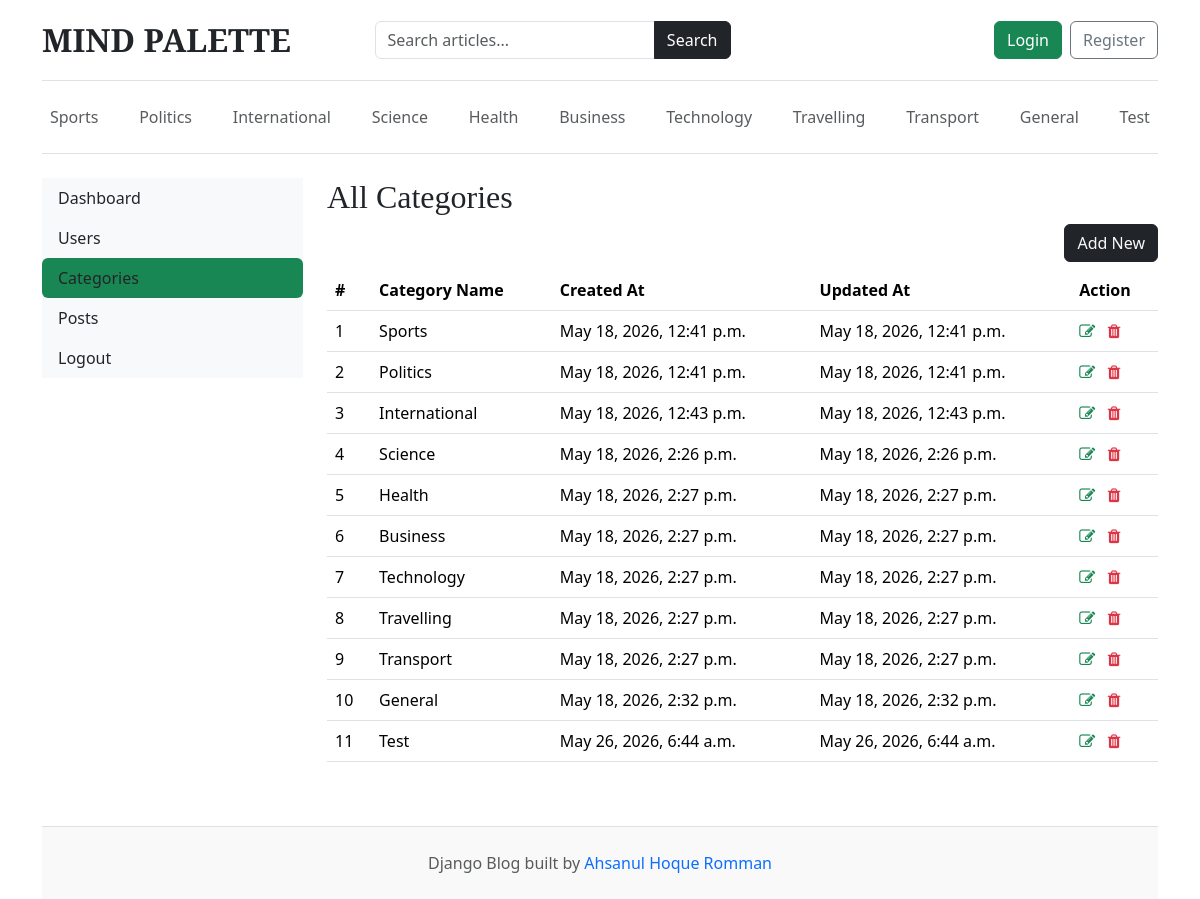
/dashboard/categories/, run on the app's committed database.
### blogs/models.py (models this page shows)
class Category(models.Model):
    category_name = models.CharField(max_length=80, unique=True)
    created_at = models.DateTimeField(auto_now_add=True)
    updated_at = models.DateTimeField(auto_now=True)
    class Meta:
        verbose_name_plural = 'Categories'
    def __str__(self):
        return self.category_name

### dashboards/views.py (the view)
# urls.py: path('categories/', views.categories, name='categories'),
def categories(request):
    return render(request, 'dashboard/categories.html')

### blogs/context_processors.py (called while the page is built)
def get_categories(request):
    categories = Category.objects.all()
    return dict (categories=categories)

def get_SocialLinks(request):
    social_links = SocialLinks.objects.all()
    return dict(social_links = social_links)

### templates/dashboard/categories.html (shortened to what this page needs)
{% extends 'base.html' %}
{% block content %}
<div class="row">
    {% include 'dashboard/sidebar.html' %}
    <div class="col-md-9">
        <h2>All Categories</h2>
        <a href="{% url "add_category" %}" class="btn btn-dark text-light float-end mb-2">Add New</a>
        <table class="table table-hover">
            <thead>
              <tr>
                <th>#</th>
                <th>Category Name</th>
                <th>Created At</th>
                <th>Updated At</th>
                <th>Action</th>
              </tr>
            </thead>
            <tbody>
            {% for cat in categories %}
              <tr>
                <td>{{ forloop.counter }}</td>
                <td>{{ cat }}</td>
                <td>{{ cat.created_at }}</td>
                <td>{{ cat.updated_at }}</td>
                <td>
                    <a href=""><i class="fa fa-edit text-success"></i></a>
                    <a href=""><i class="fa fa-trash text-danger"></i></a>
                </td>
              </tr>
            {% endfor %}
            </tbody>
          </table>
    </div>
</div>
{% endblock %}

### templates/base.html (shortened to what this page needs)
{% load static %}
<!DOCTYPE html>
<html lang="en">
<head>
    <link href="https://cdn.jsdelivr.net/npm/bootstrap@5.3.7/dist/css/bootstrap.min.css"
          rel="stylesheet">
    <link href="{% static 'css/blog.css' %}"
          rel="stylesheet">
    <link rel="stylesheet" href="https://cdnjs.cloudflare.com/ajax/libs/font-awesome/4.7.0/css/font-awesome.min.css">
</head>
<body>
    <div class="container">
        <header class="blog-header py-3 border-bottom">
            <div class="row flex-nowrap justify-content-between align-items-center">
                <div class="col-lg-3 col-md-3 col-12 mb-3 mb-md-0">
                    <a class="blog-header-logo text-dark text-decoration-none fs-2 fw-bold"
                       href="/">
                        MIND PALETTE
                    </a>
                </div>
                <div class="col-lg-4 col-md-5 col-12 mb-3 mb-md-0">
                    <form action="{% url 'search' %}"
                          method="GET">
                        <div class="input-group">
                            <input type="text"
                                   name="keyword"
                                   class="form-control"
                                   placeholder="Search articles..."
                                   required>
                            <button class="btn btn-dark"
                                    type="submit">
                                Search
                            </button>
                        </div>
                    </form>
                </div>
                <div class="col-lg-4 col-md-4 col-12 d-flex justify-content-md-end justify-content-start">
                    {% if not user.is_authenticated %}
                    <a class="btn btn-success me-2"
                       href="{% url 'login' %}">
                        Login
                    </a>
                    <a class="btn btn-outline-secondary"
                       href="{% url 'register' %}">
                        Register
                    </a>
                    {% else %}
                    <span><a class="btn btn-primary" href="{% url "dashboard" %}">Dashboard</a></span>
                    &emsp;
                    <span><a class="btn btn-danger" href="{% url "logout" %}">Logout</a></span>
                    {% endif %}
                </div>
            </div>
        </header>
        <div class="nav-scroller py-3 mb-4 border-bottom">
            <nav class="nav d-flex justify-content-between flex-wrap">
                {% for category in categories %}
                <a class="p-2 text-muted text-decoration-none"
                   href="{% url 'posts_by_category' category.id %}">
                    {{ category.category_name }}
                </a>
                {% endfor %}
            </nav>
        </div>
        {% block content %}
        {% endblock %}
        <footer class="blog-footer border-top mt-5 py-4 text-center text-muted">
            <p class="mb-0">
                Django Blog built by
                <a href="#"
                   class="text-decoration-none">
                    Ahsanul Hoque Romman
                </a>
            </p>
        </footer>
    </div>
</body>
</html>

### templates/dashboard/sidebar.html
<div class="col-md-3">
    <div class="nav flex-column nav-pills bg-light" aria-orientation="vertical">
        <a href="{% url 'dashboard' %}" class="nav-link text-dark {% if '/dashboard/' == request.path %} bg-success {% endif %}">Dashboard</a>
        <a href="" class="nav-link text-dark ">Users</a>
        <a href="{% url 'categories' %}" class="nav-link text-dark {% if '/categories/' in request.path %} bg-success {% endif %} ">Categories</a>
        <a href="" class="nav-link text-dark ">Posts</a>
        <a href="" class="nav-link text-dark">Logout</a>
    </div>
</div>

### static/css/blog.css (style rules this page uses)
.blog-header { border-bottom: 1px solid #e5e5e5; }
.blog-header-logo { font-family: "Playfair Display", Georgia, "Times New Roman", serif; font-size: 2.25rem; }
h1, h2, h3, h4, h5, h6 { font-family: "Playfair Display", Georgia, "Times New Roman", serif; }
.blog-footer { padding: 2.5rem 0; color: #727272; text-align: center; background-color: #f9f9f9; border-top: .05rem solid #e5e5e5; }
.blog-footer p:last-child { margin-bottom: 0; }

### data on the page
Category: category_name "Sports", created_at "May 18, 2026, 12:41 p.m.", updated_at "May 18, 2026, 12:41 p.m."
Category: category_name "Politics", created_at "May 18, 2026, 12:41 p.m.", updated_at "May 18, 2026, 12:41 p.m."
Category: category_name "International", created_at "May 18, 2026, 12:43 p.m.", updated_at "May 18, 2026, 12:43 p.m."
Category: category_name "Science", created_at "May 18, 2026, 2:26 p.m.", updated_at "May 18, 2026, 2:26 p.m."
Category: category_name "Health", created_at "May 18, 2026, 2:27 p.m.", updated_at "May 18, 2026, 2:27 p.m."
Category: category_name "Business", created_at "May 18, 2026, 2:27 p.m.", updated_at "May 18, 2026, 2:27 p.m."
Category: category_name "Technology", created_at "May 18, 2026, 2:27 p.m.", updated_at "May 18, 2026, 2:27 p.m."
Category: category_name "Travelling", created_at "May 18, 2026, 2:27 p.m.", updated_at "May 18, 2026, 2:27 p.m."
Category: category_name "Transport", created_at "May 18, 2026, 2:27 p.m.", updated_at "May 18, 2026, 2:27 p.m."
Category: category_name "General", created_at "May 18, 2026, 2:32 p.m.", updated_at "May 18, 2026, 2:32 p.m."
Category: category_name "Test", created_at "May 26, 2026, 6:44 a.m.", updated_at "May 26, 2026, 6:44 a.m."
